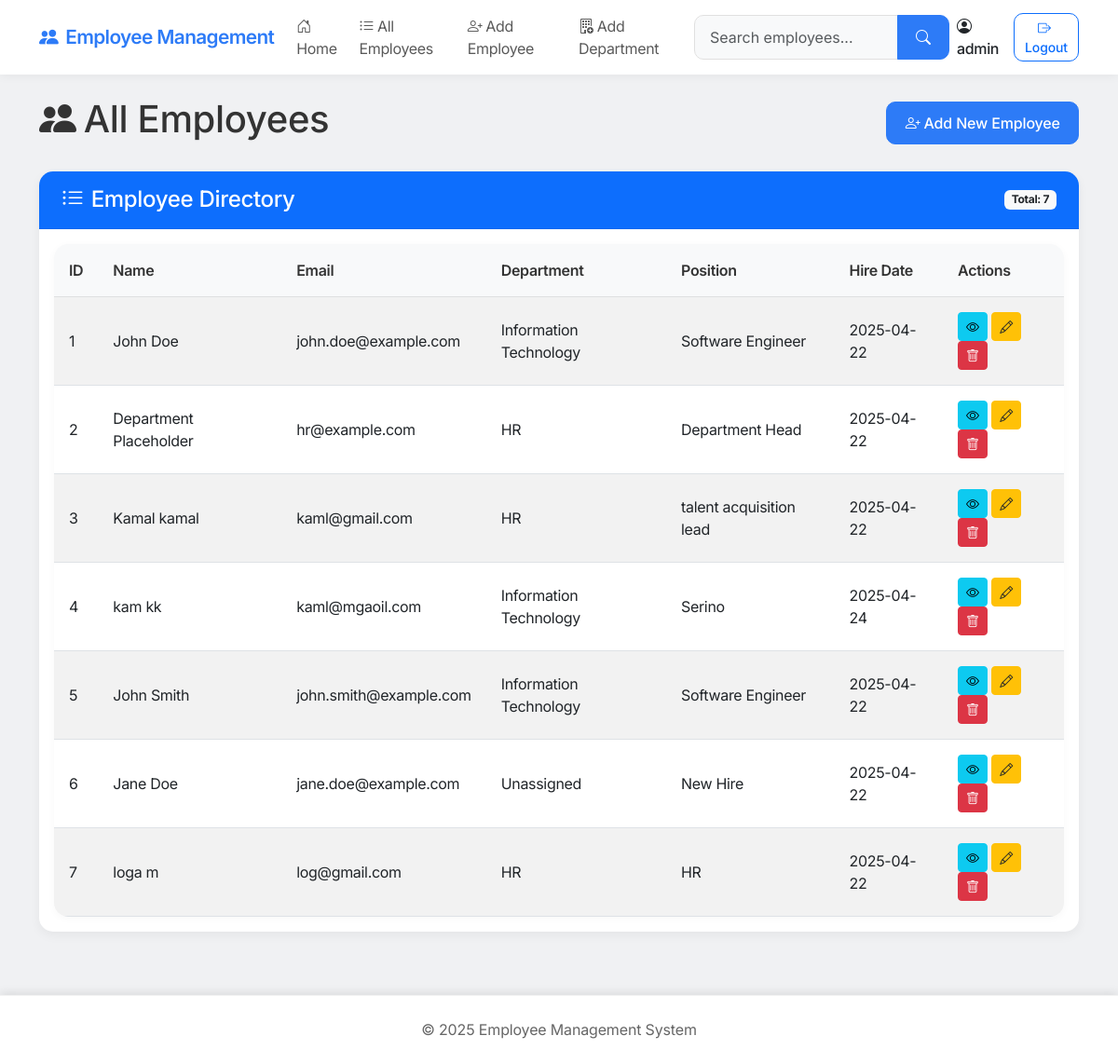
Screenshot of /all-employees (signed in) with the database file from the repository.
### app.py (models this page shows, shortened)
class Employee(db.Model):
    id = db.Column(db.Integer, primary_key=True)
    employee_id = db.Column(db.String(50), unique=True, nullable=True)  # Added employee ID field
    first_name = db.Column(db.String(50), nullable=False)
    last_name = db.Column(db.String(50), nullable=False)
    email = db.Column(db.String(100), unique=True, nullable=False)
    phone = db.Column(db.String(20), nullable=False)
    department = db.Column(db.String(50), nullable=False)
    position = db.Column(db.String(50), nullable=False)
    hire_date = db.Column(db.Date, nullable=False, default=datetime.utcnow)
    current_address = db.Column(db.String(200), nullable=False)  # Renamed from address
    permanent_address = db.Column(db.String(200), nullable=True)  # Added permanent address
    salary = db.Column(db.Float, default=0)
    notes = db.Column(db.Text, nullable=True)
    created_at = db.Column(db.DateTime, default=datetime.utcnow)
    educations = db.relationship('Education', backref='employee', lazy=True, cascade="all, delete-orphan")
    certifications = db.relationship('Certification', backref='employee', lazy=True, cascade="all, delete-orphan")

### app.py (the view)
@app.route('/all-employees')
@login_required
def all_employees():
    employees = Employee.query.all()
    return render_template('all_employees.html', employees=employees)

### app.py (called while the page is built)
def login_required(f):
    @wraps(f)
    def decorated_function(*args, **kwargs):
        if 'logged_in' not in session:
            flash('Please log in to access this page', 'warning')
            return redirect(url_for('login'))
        return f(*args, **kwargs)
    return decorated_function

### templates/all_employees.html (shortened to what this page needs)
{% extends 'base.html' %}
{% block content %}
<div class="row">
    <div class="col-md-12">
        <div class="d-flex justify-content-between align-items-center mb-4">
            <h1><i class="bi bi-people-fill me-2"></i>All Employees</h1>
            <a href="{{ url_for('add_employee') }}" class="btn btn-primary">
                <i class="bi bi-person-plus me-1"></i>Add New Employee
            </a>
        </div>
        {% if employees %}
            <div class="card">
                <div class="card-header bg-primary text-white">
                    <div class="d-flex justify-content-between align-items-center">
                        <h4 class="mb-0"><i class="bi bi-list-ul me-2"></i>Employee Directory</h4>
                        <span class="badge bg-light text-dark">Total: {{ employees|length }}</span>
                    </div>
                </div>
                <div class="card-body">
                    <div class="table-responsive">
                        <table class="table table-striped table-hover">
                            <thead class="table-light">
                                <tr>
                                    <th>ID</th>
                                    <th>Name</th>
                                    <th>Email</th>
                                    <th>Department</th>
                                    <th>Position</th>
                                    <th>Hire Date</th>
                                    <th>Actions</th>
                                </tr>
                            </thead>
                            <tbody>
                                {% for employee in employees %}
                                    <tr>
                                        <td>{{ employee.id }}</td>
                                        <td>{{ employee.first_name }} {{ employee.last_name }}</td>
                                        <td>{{ employee.email }}</td>
                                        <td>{{ employee.department }}</td>
                                        <td>{{ employee.position }}</td>
                                        <td>{{ employee.hire_date.strftime('%Y-%m-%d') }}</td>
                                        <td>
                                            <a href="{{ url_for('employee_details', id=employee.id) }}" class="btn btn-sm btn-info">
                                                <i class="bi bi-eye"></i>
                                            </a>
                                            <a href="{{ url_for('edit_employee', id=employee.id) }}" class="btn btn-sm btn-warning">
                                                <i class="bi bi-pencil"></i>
                                            </a>
                                            <button type="button" class="btn btn-sm btn-danger" data-bs-toggle="modal" data-bs-target="#deleteModal{{ employee.id }}">
                                                <i class="bi bi-trash"></i>
                                            </button>
                                        </td>
                                    </tr>
                                {% endfor %}
                            </tbody>
                        </table>
                    </div>
                </div>
            </div>
        {% else %}
            <div class="alert alert-info">
                <i class="bi bi-info-circle me-2"></i>No employees found.
                <a href="{{ url_for('add_employee') }}">Add your first employee</a>.
            </div>
        {% endif %}
    </div>
</div>
{% endblock %}

### templates/base.html (shortened to what this page needs)
<!DOCTYPE html>
<html lang="en">
<head>
    <link href="https://cdn.jsdelivr.net/npm/bootstrap@5.3.0-alpha1/dist/css/bootstrap.min.css" rel="stylesheet">
    <link rel="stylesheet" href="https://cdn.jsdelivr.net/npm/bootstrap-icons@1.11.1/font/bootstrap-icons.css">
    <link rel="stylesheet" href="https://cdn.jsdelivr.net/npm/flatpickr/dist/flatpickr.min.css">
    <link rel="stylesheet" href="{{ url_for('static', filename='css/style.css') }}">
</head>
<body>
    <nav class="navbar navbar-expand-lg navbar-light bg-white">
        <div class="container">
            <a class="navbar-brand" href="{{ url_for('index') }}" style="color: #2d7bf7; letter-spacing: -0.03em;">
                <i class="bi bi-people-fill me-2"></i>Employee Management
            </a>
            <div class="collapse navbar-collapse" id="navbarNav">
                <ul class="navbar-nav me-auto">
                    <li class="nav-item">
                        <a class="nav-link" href="{{ url_for('index') }}">
                            <i class="bi bi-house-door me-1"></i>Home
                        </a>
                    </li>
                    {% if session.is_admin %}
                    <li class="nav-item">
                        <a class="nav-link" href="{{ url_for('all_employees') }}">
                            <i class="bi bi-list-ul me-1"></i>All Employees
                        </a>
                    </li>
                    <li class="nav-item">
                        <a class="nav-link" href="{{ url_for('add_employee') }}">
                            <i class="bi bi-person-plus me-1"></i>Add Employee
                        </a>
                    </li>
                    <li class="nav-item">
                        <a class="nav-link" href="{{ url_for('add_department') }}">
                            <i class="bi bi-building-add me-1"></i>Add Department
                        </a>
                    </li>
                    {% endif %}
                </ul>
                {% if session.is_admin %}
                <form class="d-flex me-2" action="{{ url_for('search_employees') }}" method="get">
                    <div class="input-group">
                        <input class="form-control" type="search" name="query" placeholder="Search employees..." aria-label="Search" style="border-top-right-radius: 0; border-bottom-right-radius: 0;">
                        <button class="btn btn-primary" type="submit" style="border-top-left-radius: 0; border-bottom-left-radius: 0;">
                            <i class="bi bi-search"></i>
                        </button>
                    </div>
                </form>
                {% endif %}
                <div class="d-flex align-items-center">
                    <span class="text-dark me-2" style="font-weight: 500;">
                        <i class="bi bi-person-circle me-1"></i>{{ session.username }}
                    </span>
                    <a href="{{ url_for('logout') }}" class="btn btn-outline-primary btn-sm" style="border-radius: 10px;">
                        <i class="bi bi-box-arrow-right me-1"></i>Logout
                    </a>
                </div>
            </div>
        </div>
    </nav>
    <div class="container mt-4">
        {% block content %}{% endblock %}
    </div>
    <footer class="bg-white text-center py-4 mt-5" style="border-top: 1px solid rgba(0,0,0,0.05);">
        <div class="container">
            <p class="mb-0" style="color: #666; letter-spacing: -0.01em;">© 2025 Employee Management System</p>
        </div>
    </footer>
</body>
</html>

### static/css/style.css (style rules this page uses)
:root { --primary-color: #2d7bf7; --secondary-color: #6c757d; --success-color: #198754; --info-color: #0dcaf0; --warning-color: #ffc107; --danger-color: #dc3545; --light-color: #f0f1f3; --dark-color: #333333; --text-color: #333333; --background-color: #f0f1f3; }
body { min-height: 100vh; display: flex; flex-direction: column; background-color: var(--background-color); color: var(--text-color); font-family: 'Inter', 'Helvetica Neue', Arial, sans-serif; letter-spacing: -0.02em; }
.container { flex: 1; }
.navbar { box-shadow: 0 2px 10px rgba(0, 0, 0, 0.05); background-color: #fff; }
.navbar-brand { font-weight: 600; font-size: 1.3rem; letter-spacing: -0.03em; }
.card { border-radius: 15px; box-shadow: 0 4px 12px rgba(0, 0, 0, 0.05); margin-bottom: 24px; border: none; transition: transform 0.3s ease, box-shadow 0.3s ease; background-color: #fff; }
.card-header { font-weight: 600; border-top-left-radius: 15px !important; border-top-right-radius: 15px !important; padding: 1rem 1.5rem; letter-spacing: -0.02em; background-color: #fff; border-bottom: 1px solid rgba(0, 0, 0, 0.05); }
.table-responsive { overflow-x: auto; border-radius: 15px; box-shadow: 0 2px 8px rgba(0, 0, 0, 0.03); background-color: #fff; }
.table { margin-bottom: 0; }
.table thead th { font-weight: 600; border-top: none; background-color: #f8f9fa; letter-spacing: -0.02em; color: #333; padding: 1rem; }
.table-striped tbody tr:nth-of-type(odd) { background-color: rgba(0, 0, 0, 0.01); }
.table td { padding: 1rem; vertical-align: middle; }
.form-control, .form-select { border-radius: 10px; padding: 0.7rem 1rem; border: 1px solid #e0e0e0; background-color: #f8f9fa; transition: all 0.3s ease; }
.btn { border-radius: 10px; padding: 0.6rem 1.2rem; font-weight: 500; transition: all 0.3s ease; letter-spacing: -0.01em; }
.btn-primary { background-color: var(--primary-color); border-color: var(--primary-color); }
.btn-warning { color: #212529; }
.btn-sm { padding: 0.25rem 0.5rem; font-size: 0.875rem; border-radius: 4px; }
footer { margin-top: auto; box-shadow: 0 -2px 10px rgba(0, 0, 0, 0.1); }
@media only screen and (min-device-width: 768px) and (max-device-width: 1024px) { .container { max-width: 95%; } }
@media only screen and (min-device-width: 768px) and (max-device-width: 1024px) { .card { margin-bottom: 20px; } }

### rows the page displays
Employee: id "1", first_name "John", last_name "Doe", email "john.doe@example.com", department "Information Technology", position "Software Engineer", hire_date "2025-04-22"
Employee: id "2", first_name "Department", last_name "Placeholder", email "hr@example.com", department "HR", position "Department Head", hire_date "2025-04-22"
Employee: id "3", first_name "Kamal", last_name "kamal", email "kaml@gmail.com", department "HR", position "talent acquisition lead", hire_date "2025-04-22"
Employee: id "4", first_name "kam", last_name "kk", email "kaml@mgaoil.com", department "Information Technology", position "Serino", hire_date "2025-04-24"
Employee: id "5", first_name "John", last_name "Smith", email "john.smith@example.com", department "Information Technology", position "Software Engineer", hire_date "2025-04-22"
Employee: id "6", first_name "Jane", last_name "Doe", email "jane.doe@example.com", department "Unassigned", position "New Hire", hire_date "2025-04-22"
Employee: id "7", first_name "loga", last_name "m", email "log@gmail.com", department "HR", position "HR", hire_date "2025-04-22"

### other values shown
{{ session.username }} "admin"
{{ employees|length }} "7"
